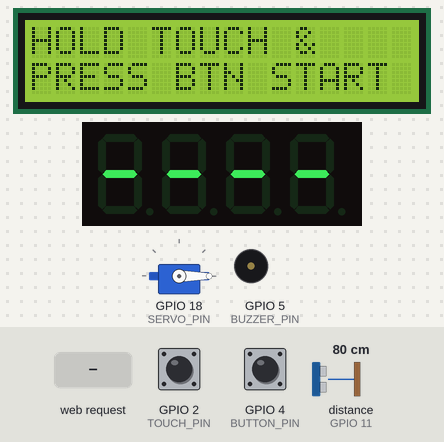
Recording of a program running on a simulated ESP32-S3. Parts: 16×2 character LCD, 4-digit seven-segment display, servo, buzzer (waves = sounding). Wiring (inferred from the names in the program): ultrasonic range finder: trigger GPIO 10; echo GPIO 11. The test bench sets the inputs (shaded band); at power-on: GPIO 4 (BUTTON_PIN) HIGH, GPIO 2 (TOUCH_PIN) HIGH, distance to the obstacle (sensor on GPIO 11) 80 cm. The echo pulse lasts 58.3 µs per cm; what the program prints to the serial monitor is not drawn.

Above: at 1.2 s.
1.3 s: HTTP request GET /alarm received
At 1.9 s:
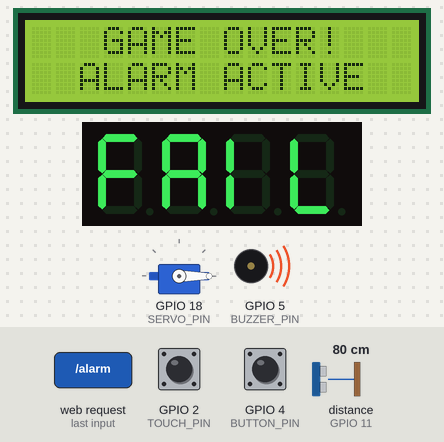
2.8 s: GPIO 4 (BUTTON_PIN) pulled LOW for 0.15 s
At 2.81 s:
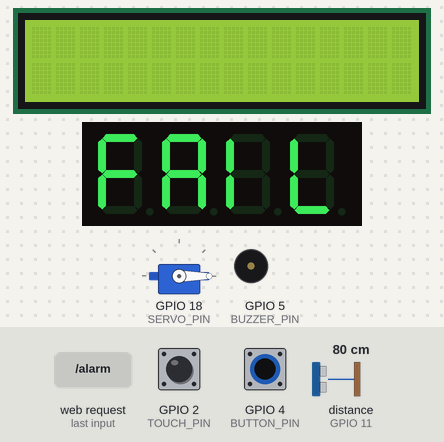
4.4 s: HTTP request GET /msg?code=1&text=1 received
At 5.1 s:
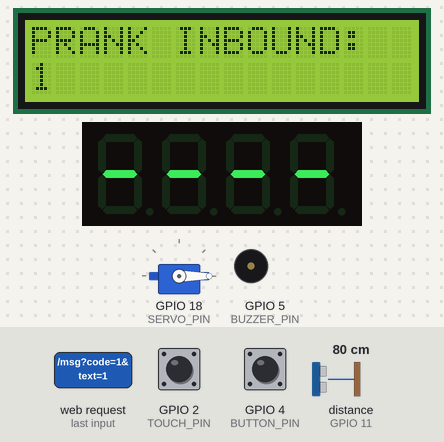
7.4 s: HTTP request GET /alarm?code=0 received
At 8.4 s:
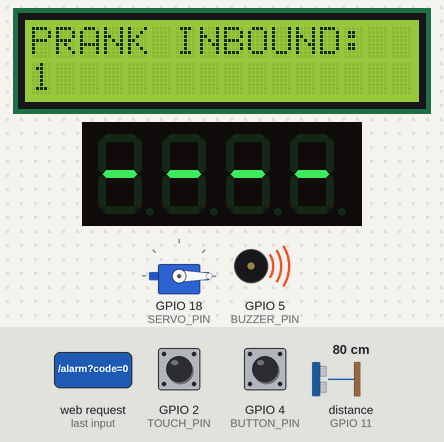
10.4 s: HTTP request GET /reset received
At 10.8 s:
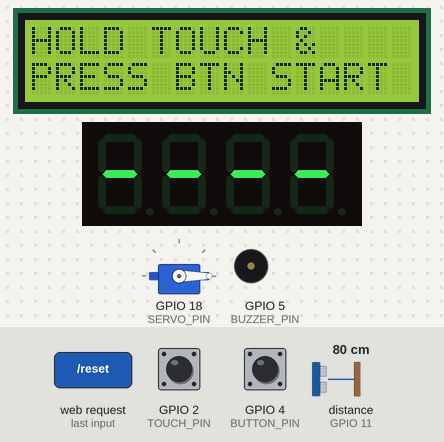
11.9 s: HTTP request GET /alarm?code=1 received
At 12.3 s:
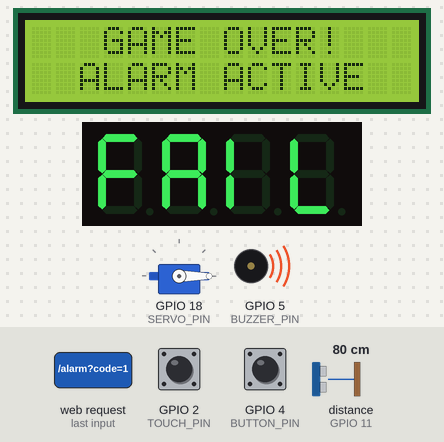
Timing chart, 0 to 14.4 s (numbered marks = the images above; inputs shaded):
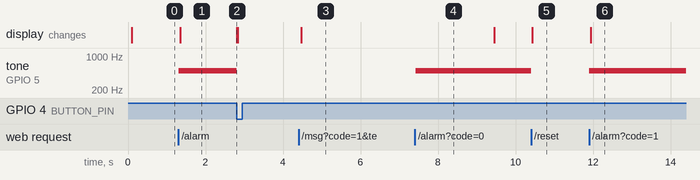

The program:

main.cpp
```cpp
#include <Arduino.h>
#include <Wire.h>
#include <LiquidCrystal_I2C.h>
#include <ESP32Servo.h>
#include <WiFi.h>
#include <WebServer.h>
#include <SevSeg.h>

// Pin Definitions
#define SERVO_PIN 18
#define TRIG_PIN 10
#define ECHO_PIN 11
#define POT_PIN 1
#define BUTTON_PIN 4
#define BUZZER_PIN 5
#define TOUCH_PIN 2

// 7-Segment Pins (4-digit, multiplexed, standard non-TM1637)
#define SEG_A 16
#define SEG_B 17
#define SEG_C 21
#define SEG_D 38
#define SEG_E 39
#define SEG_F 40
#define SEG_G 41
#define SEG_DP 42
#define DIGIT1 12
#define DIGIT2 13
#define DIGIT3 14
#define DIGIT4 15

SevSeg sevseg;

// Objects
LiquidCrystal_I2C lcd(0x27, 16, 2);
Servo myServo;
WebServer server(80);

// Configuration
const int SERVO_CLOSED = 0;
const int SERVO_OPEN = 90;
const int DISTANCE_THRESHOLD = 15;
const int TOUCH_THRESHOLD = 100000;
const unsigned long GAME_TIME_LIMIT = 60000;

// Game State
enum GameState { IDLE, PLAYING, WIN, GAME_OVER_ALARM };
GameState currentState = IDLE;

// Game Logic Variables
int targetCode[4] = {1, 2, 3, 4};
int currentDigitIndex = 0;
unsigned long gameStartTime = 0;
int lastButtonState = HIGH;
String prankMsg = "";
unsigned long prankMsgTime = 0;

void openSafe() { myServo.write(SERVO_OPEN); Serial.println("Web: Safe Opened"); }
void closeSafe() { myServo.write(SERVO_CLOSED); Serial.println("Web: Safe Closed"); }

void triggerAlarm() {
  tone(BUZZER_PIN, 500);
  lcd.clear();
  lcd.setCursor(0, 0); lcd.print("   GAME OVER!   ");
  lcd.setCursor(0, 1); lcd.print("  ALARM ACTIVE  ");
  currentState = GAME_OVER_ALARM;
}

long getDistance() {
  static unsigned long lastMeasure = 0;
  static long lastDist = 999;
  if (millis() - lastMeasure < 60) return lastDist;
  lastMeasure = millis();

  digitalWrite(TRIG_PIN, LOW); delayMicroseconds(2);
  digitalWrite(TRIG_PIN, HIGH); delayMicroseconds(10);
  digitalWrite(TRIG_PIN, LOW);
  long duration = pulseIn(ECHO_PIN, HIGH, 20000);
  if (duration == 0) return 999;
  lastDist = duration * 0.034 / 2;
  return lastDist;
}

// --- WEB SERVER HANDLERS ---
void handleRoot() {
  String html = "<html><head><meta name='viewport' content='width=device-width, initial-scale=1.0'><style>body{font-family:sans-serif;text-align:center;background:#222;color:white}button{padding:15px;margin:10px;font-size:18px;width:200px;cursor:pointer;border:none;border-radius:5px} .btn-red{background:#d33} .btn-green{background:#28a745} .btn-blue{background:#007bff} input{padding:10px;font-size:18px;width:150px}</style></head><body>";
  html += "<h1>Safe Cracker Prank Panel</h1>";
  html += "<h3>Current Code: " + String(targetCode[0]) + String(targetCode[1]) + String(targetCode[2]) + String(targetCode[3]) + "</h3>";
  html += "<form action='/setcode'>New Code: <input type='number' name='code' maxlength='4'><input type='submit' value='Set'></form><hr>";
  html += "<button class='btn-red' onclick=\"location.href='/alarm'\">TRIGGER ALARM</button><br>";
  html += "<button class='btn-green' onclick=\"location.href='/open'\">OPEN DOOR</button>";
  html += "<button class='btn-blue' onclick=\"location.href='/close'\">CLOSE DOOR</button><hr>";
  html += "<form action='/msg'>LCD Prank Message: <input type='text' name='text'><input type='submit' value='Send'></form>";
  html += "<button onclick=\"location.href='/reset'\">RESET GAME</button>";
  html += "</body></html>";
  server.send(200, "text/html", html);
}

void handleSetCode() {
  String newCode = server.arg("code");
  if (newCode.length() == 4) {
    for (int i = 0; i < 4; i++) targetCode[i] = newCode[i] - '0';
  }
  server.sendHeader("Location", "/"); server.send(302, "text/plain", "");
}

void handleMessage() {
  prankMsg = server.arg("text");
  prankMsgTime = millis();
  server.sendHeader("Location", "/"); server.send(302, "text/plain", "");
}

void setup() {
  Serial.begin(115200);
  pinMode(TRIG_PIN, OUTPUT); pinMode(ECHO_PIN, INPUT); pinMode(POT_PIN, INPUT);
  pinMode(BUTTON_PIN, INPUT_PULLUP); pinMode(BUZZER_PIN, OUTPUT);

  Wire.begin(8, 9); lcd.init(); lcd.backlight();

  // 7-Segment Initialization
  byte numDigits = 4;
  byte digitPins[] = {DIGIT1, DIGIT2, DIGIT3, DIGIT4};
  byte segmentPins[] = {SEG_A, SEG_B, SEG_C, SEG_D, SEG_E, SEG_F, SEG_G, SEG_DP};
  bool resistorsOnSegments = false;
  byte hardwareConfig = COMMON_CATHODE;
  sevseg.begin(hardwareConfig, numDigits, digitPins, segmentPins, resistorsOnSegments, false, false, false);
  sevseg.setBrightness(90);

  ESP32PWM::allocateTimer(0); myServo.setPeriodHertz(50);
  myServo.attach(SERVO_PIN, 500, 2400); closeSafe();

  // WiFi Access Point
  WiFi.softAP("SafeCracker_Prank", "password123");
  Serial.println("WiFi AP Started: SafeCracker_Prank");
  Serial.print("IP Address: "); Serial.println(WiFi.softAPIP());

  server.on("/", handleRoot);
  server.on("/setcode", handleSetCode);
  server.on("/alarm", []() { triggerAlarm(); server.sendHeader("Location", "/"); server.send(302); });
  server.on("/open", []() { openSafe(); server.sendHeader("Location", "/"); server.send(302); });
  server.on("/close", []() { closeSafe(); server.sendHeader("Location", "/"); server.send(302); });
  server.on("/msg", handleMessage);
  server.on("/reset", []() { currentState = IDLE; noTone(BUZZER_PIN); server.sendHeader("Location", "/"); server.send(302); });
  server.begin();
}

void loop() {
  server.handleClient();
  sevseg.refreshDisplay();

  int touchVal = touchRead(TOUCH_PIN);
  bool isTouching = touchVal > TOUCH_THRESHOLD;
  int buttonState = digitalRead(BUTTON_PIN);
  long distance = getDistance();

  // Prank Message Override
  if (prankMsg != "" && millis() - prankMsgTime < 5000) {
    lcd.setCursor(0, 0); lcd.print("PRANK INBOUND:  ");
    lcd.setCursor(0, 1); lcd.print(prankMsg + "                ");
    return;
  } else if (prankMsg != "") { prankMsg = ""; lcd.clear(); }

  switch (currentState) {
    case IDLE:
      noTone(BUZZER_PIN); closeSafe();
      lcd.setCursor(0, 0); lcd.print("HOLD TOUCH &   ");
      lcd.setCursor(0, 1); lcd.print("PRESS BTN START ");
      sevseg.setChars("----");
      if (isTouching && buttonState == LOW && lastButtonState == HIGH) {
        currentState = PLAYING; gameStartTime = millis();
        currentDigitIndex = 0; lcd.clear();
        tone(BUZZER_PIN, 1500, 200);
      }
      break;

    case PLAYING:
      {
        if (!isTouching || distance > DISTANCE_THRESHOLD || (millis() - gameStartTime >= GAME_TIME_LIMIT)) {
          triggerAlarm(); return;
        }
        int potValue = analogRead(POT_PIN);
        int mappedValue = map(potValue, 0, 4095, 0, 9);

        // Update 7-Segment Display with PIN progress
        char codeChars[5] = "    ";
        for(int i=0; i<4; i++) {
          if (i < currentDigitIndex) codeChars[i] = targetCode[i] + '0';
          else if (i == currentDigitIndex) codeChars[i] = mappedValue + '0';
          else codeChars[i] = '-';
        }
        sevseg.setChars(codeChars);

        lcd.setCursor(0, 0); lcd.print("CRACK THE SAFE! ");
        lcd.setCursor(0, 1);
        int timeLeft = (GAME_TIME_LIMIT - (millis() - gameStartTime)) / 1000;
        lcd.printf("Time:%2ds Dist:%2d", timeLeft, (int)distance);

        if (buttonState == LOW && lastButtonState == HIGH) {
          if (mappedValue == targetCode[currentDigitIndex]) {
            currentDigitIndex++; tone(BUZZER_PIN, 1200, 100);
            if (currentDigitIndex >= 4) { currentState = WIN; openSafe(); }
          } else { tone(BUZZER_PIN, 400, 300); }
        }
      }
      break;

    case WIN:
      lcd.setCursor(0, 0); lcd.print("  SAFE OPENED!  ");
      lcd.setCursor(0, 1); lcd.print("   YOU CRACKED IT  ");
      sevseg.setChars("OPEN");
      if ((millis() / 500) % 2 == 0) tone(BUZZER_PIN, 2000, 100);
      if (buttonState == LOW && lastButtonState == HIGH) currentState = IDLE;
      break;

    case GAME_OVER_ALARM:
      sevseg.setChars("FAIL");
      if (buttonState == LOW && lastButtonState == HIGH) {
        noTone(BUZZER_PIN); currentState = IDLE; lcd.clear();
      }
      break;
  }
  lastButtonState = buttonState;
}
```

Measured:
- after the input at 1.3 s, tone on GPIO 5 (BUZZER_PIN): silent → 500 Hz at once; the display: first changes at once (image 1 shows a later state)
- after the input at 2.8 s, tone on GPIO 5 (BUZZER_PIN): 500 Hz → silent at once; the display: changes at once (image 2)
- after the input at 4.4 s, the display: changes after 0.07 s (image 3)
- after the input at 7.4 s, tone on GPIO 5 (BUZZER_PIN): silent → 500 Hz at once
- after the input at 10.4 s, tone on GPIO 5 (BUZZER_PIN): 500 Hz → silent at once; the display: first changes at once (image 5 shows a later state)
- after the input at 11.9 s, tone on GPIO 5 (BUZZER_PIN): silent → 500 Hz at once; the display: first changes at once (image 6 shows a later state)
